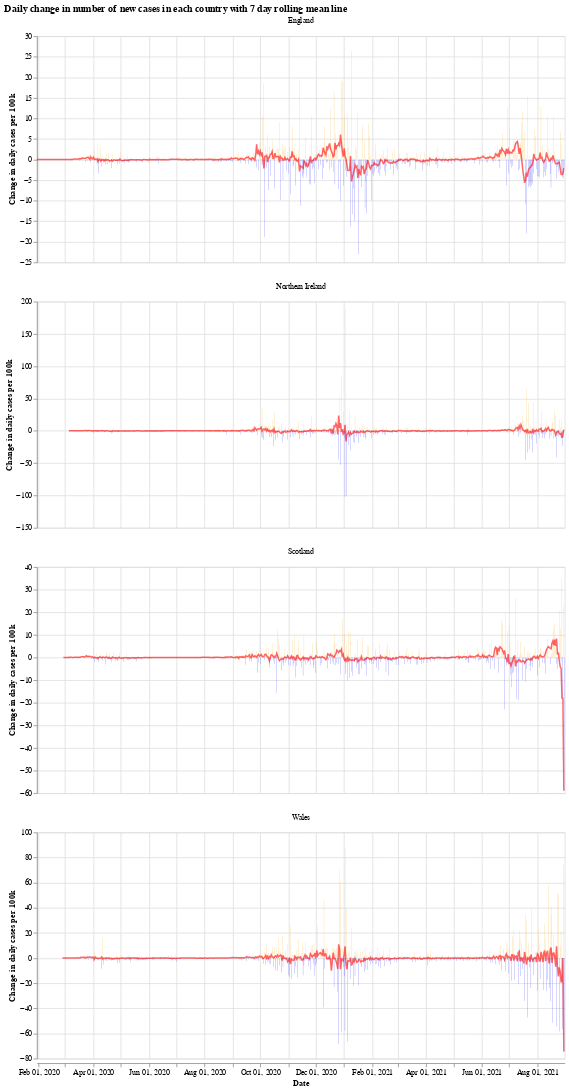

Notebook source saved alongside this figure:
### Markdown cell above
We will use the Python library `Altair` for visualising the data, see the [altair docs](https://altair-viz.github.io/) for more information.

First we have a graph which shows the daily change in the number of new cases for each country. This number jumps up and down all over the place, which is likely due to delay in reporting of new cases over the weekend. Another interesting thing is that it looks like the daily cases in Wales experienced a much shorter period of calm over the summer (calm in the sense of daily cases not jumping up and down).

The orange bars are days when the number of new cases (per 100k population) was more than the previous day, while the blue are days when the number of new cases dropped. The red line is the 7 day moving average. 

When the moving average line is below 0, it means that there is a consistent drop in new cases. We can see this clearly happening around the times that lockdowns were introduced (though, to varying degrees). I will update the graphs soon with a marker of when each lockdown started.

### Code cell
# collapse
import altair as alt

bars = alt.Chart(uk_cases).mark_bar().encode(
    x=alt.X("yearmonthdate(date):T", axis=alt.Axis(title='Date')),
    y=alt.Y("casesChangeRate:Q", axis=alt.Axis(title='Change in daily cases per 100k')),
    tooltip='casesChange',
    color=alt.condition(
        alt.datum.casesChangeRate > 0,
        alt.value("orange"),  # The positive color
        alt.value("blue")  # The negative color
    )
).properties(title='Daily change in number of new cases with 7 day rolling mean',width=700).interactive()

line = alt.Chart(uk_cases).mark_line(
    color='red',
    size=2,
    opacity=0.6
).transform_window(
    rolling_mean='mean(casesChangeRate)',
    frame=[0, 7],
    groupby=['areaName']
).encode(
    x='yearmonthdate(date):T',
    y='rolling_mean:Q'
)

alt.layer(bars, line, data=uk_cases).facet(alt.Column(
    'areaName', title=''), columns=1).resolve_scale(y='independent').properties(title='Daily change in number of new cases in each country with 7 day rolling mean line')

### Figure 1 — Vega-Lite specification as saved in the notebook (floating-point values rounded to 4 significant figures; data arrays with more than 128 entries replaced by an {"elided": "..."} marker saying what was removed)
{"config": {"view": {"continuousWidth": 400, "continuousHeight": 300}}, "data": {"name": "data-d054e28eaeb85bb217a25ba96eca0aae"}, "facet": {"type": "nominal", "field": "areaName", "title": ""}, "spec": {"layer": [{"mark": "bar", "encoding": {"color": {"condition": {"value": "orange", "test": "(datum.casesChangeRate > 0)"}, "value": "blue"}, "tooltip": {"type": "quantitative", "field": "casesChange"}, "x": {"type": "temporal", "axis": {"title": "Date"}, "field": "date", "timeUnit": "yearmonthdate"}, "y": {"type": "quantitative", "axis": {"title": "Change in daily cases per 100k"}, "field": "casesChangeRate"}}, "selection": {"selector001": {"type": "interval", "bind": "scales", "encodings": ["x", "y"]}}, "title": "Daily change in number of new cases with 7 day rolling mean", "width": 700}, {"mark": {"type": "line", "color": "red", "opacity": 0.6, "size": 2}, "encoding": {"x": {"type": "temporal", "field": "date", "timeUnit": "yearmonthdate"}, "y": {"type": "quantitative", "field": "rolling_mean"}}, "transform": [{"window": [{"op": "mean", "field": "casesChangeRate", "as": "rolling_mean"}], "frame": [0, 7], "groupby": ["areaName"]}]}]}, "columns": 1, "resolve": {"scale": {"y": "independent"}}, "title": "Daily change in number of new cases in each country with 7 day rolling mean line", "$schema": "https://vega.github.io/schema/vega-lite/v4.8.1.json", "datasets": {"data-d054e28eaeb85bb217a25ba96eca0aae": {"elided": "2224 records"}}}
